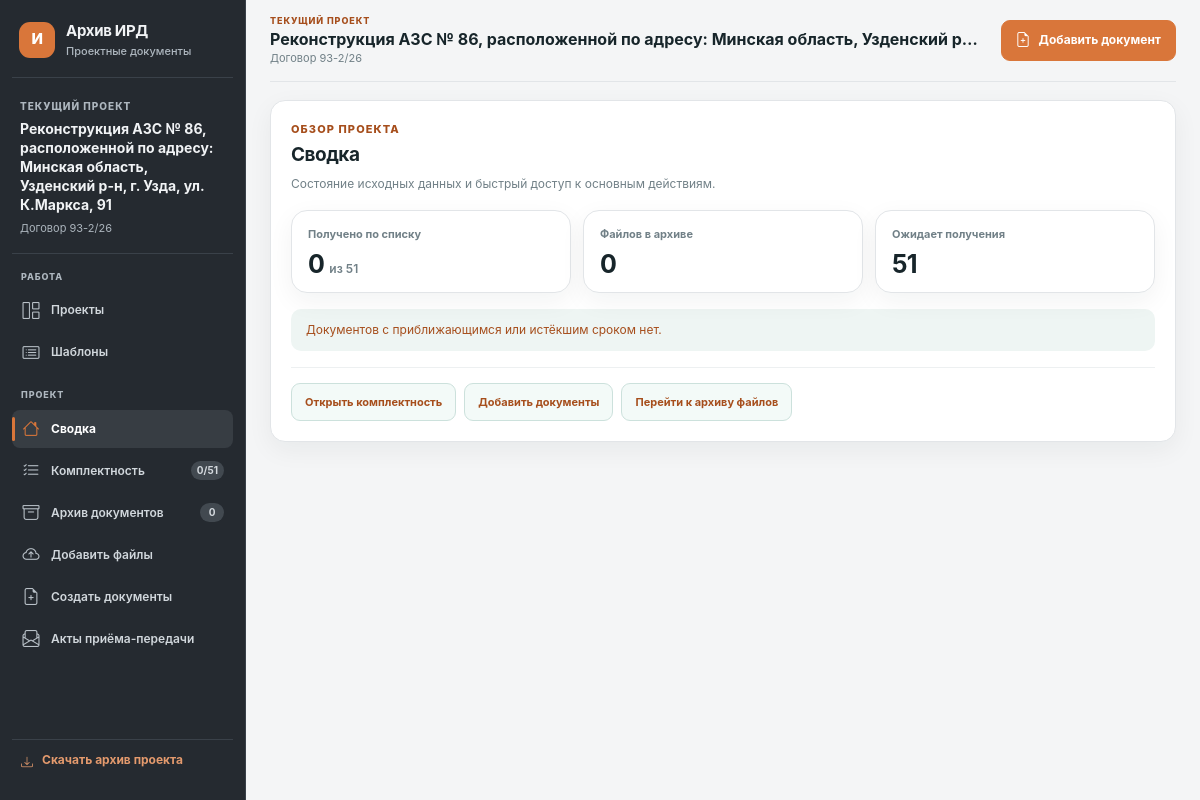
The app's page /objects/6 with its own data.
### tables this page shows
CREATE TABLE objects (
    id INTEGER PRIMARY KEY AUTOINCREMENT,
    contract_number TEXT NOT NULL,
    name TEXT NOT NULL,
    created_at TEXT NOT NULL DEFAULT CURRENT_TIMESTAMP
, template_id INTEGER, archived_at TEXT, customer TEXT NOT NULL DEFAULT '');

### app/web/routes.py (the view)
@bp.get("/objects/<int:object_id>")
def object_workspace(object_id: int):
    obj = ObjectRepository().get(object_id)
    if obj is None or obj["archived_at"]:
        abort(404)
    warning_days = current_app.config["EXPIRY_WARNING_DAYS"]
    documents = [attach_expiry(row, warning_days) for row in DocumentRepository().list_by_object(object_id)]
    checklist_repository = ChecklistRepository()
    checklist_repository.sync_documents_to_checklist(object_id, documents)
    checklist = checklist_repository.list_project_items(object_id)
    checklist = _attach_checklist_expiry(checklist, warning_days)
    archived_documents = [attach_expiry(row, warning_days) for row in DocumentRepository().list_archived_by_object(object_id)]
    alerts = [
        {"document": row, "expiry": row["expiry"]}
        for row in documents if row["expiry"]["key"] in {"expired", "expiring"}
    ]
    return render_template(
        "object.html",
        object=obj,
        documents=documents,
        archived_documents=archived_documents,
        checklist=checklist,
        templates=ChecklistRepository().list_templates(),
        alerts=alerts,
        missing_count=sum(row["status"] == "missing" for row in checklist),
        received_count=sum(row["status"] == "received" for row in checklist),
        warning_days=warning_days,
    )

### app/database.py (called while the page is built)
def get_db() -> sqlite3.Connection:
    if "db" not in g:
        g.db = sqlite3.connect(current_app.config["DATABASE_PATH"])
        g.db.row_factory = sqlite3.Row
        g.db.execute("PRAGMA foreign_keys = ON")
    return g.db

### app/repositories.py (called while the page is built)
    def get(self, object_id: int) -> Row | None:
        return get_db().execute(
            "SELECT * FROM objects WHERE id = ?", (object_id,)
        ).fetchone()

    def list_by_object(self, object_id: int, *, include_archived: bool = False) -> list[Row]:
        archived_filter = "" if include_archived else "AND archived_at IS NULL"
        return list(
            get_db().execute(
                f"""
                SELECT *
                FROM documents
                WHERE object_id = ? {archived_filter}
                ORDER BY created_at DESC, id DESC
                """,
                (object_id,),
            )
        )

    def list_archived_by_object(self, object_id: int) -> list[Row]:
        return list(get_db().execute(
            "SELECT * FROM documents WHERE object_id = ? AND archived_at IS NOT NULL ORDER BY archived_at DESC, id DESC",
            (object_id,),
        ))

    def list_templates(self) -> list[Row]:
        return list(
            get_db().execute(
                "SELECT * FROM checklist_templates ORDER BY name COLLATE NOCASE"
            )
        )

    def list_project_items(self, object_id: int) -> list[Row]:
        return list(
            get_db().execute(
                """
                SELECT checklist.*, documents.working_title AS linked_document_title,
                       documents.archived_at AS linked_document_archived_at
                FROM project_checklist_items AS checklist
                LEFT JOIN documents ON documents.id = checklist.document_id
                WHERE checklist.object_id = ?
                ORDER BY
                    CASE
                        WHEN checklist.status = 'received' THEN 0
                        WHEN documents.id IS NULL OR documents.archived_at IS NOT NULL THEN 1
                        ELSE 2
                    END,
                    checklist.sort_order,
                    checklist.id
                """,
                (object_id,),
            )
        )

### app/services/expiry.py (called while the page is built, shortened)
def parse_document_date(value: str | None) -> date | None:
    if not value:
        return None

### app/templates/object.html (shortened to what this page needs)
{% extends "base.html" %}
{% block content %}
<div class="project-workspace" data-project-workspace>
    <div class="project-workspace-main">
        <section class="workspace-tab-panel" data-workspace-panel="overview">
            <div class="workspace-panel-heading"><div><p class="eyebrow">ОБЗОР ПРОЕКТА</p><h2>Сводка</h2><p>Состояние исходных данных и быстрый доступ к основным действиям.</p></div></div>
            <div class="workspace-metrics"><article class="workspace-metric panel"><span>Получено по списку</span><strong>{{ received_count }} <small>из {{ checklist|length }}</small></strong></article><article class="workspace-metric panel"><span>Файлов в архиве</span><strong>{{ documents|length }}</strong></article><article class="workspace-metric panel"><span>Ожидает получения</span><strong>{{ missing_count }}</strong></article></div>
            {% if alerts %}<section class="alert-panel compact"><strong>Требуют внимания по срокам</strong><ul>{% for alert in alerts %}<li><a href="{{ url_for('web.document_detail', document_id=alert.document.id) }}">{{ alert.document.working_title or alert.document.original_filename }}</a><span class="expiry-{{ alert.expiry.key }}">{{ alert.expiry.label }}</span></li>{% endfor %}</ul></section>{% else %}<div class="notice workspace-clear-notice">Документов с приближающимся или истёкшим сроком нет.</div>{% endif %}
            <div class="workspace-quick-actions"><button type="button" class="secondary-button" data-open-tab="checklist">Открыть комплектность</button><button type="button" class="secondary-button" data-open-tab="upload">Добавить документы</button><button type="button" class="secondary-button" data-open-tab="documents">Перейти к архиву файлов</button></div>
        </section>
    </div>
</div>
{% endblock %}

### app/templates/base.html (shortened to what this page needs)
<!doctype html>
<html lang="ru">
<head>
    <link rel="stylesheet" href="{{ url_for('static', filename='styles.css') }}">
    <link rel="stylesheet" href="https://cdn.jsdelivr.net/npm/bootstrap-icons@1.11.3/font/bootstrap-icons.min.css">
</head>
<body>
    {% set active_project = object if object is defined and object else (project if project is defined and project else none) %}
    <div class="app-layout">
        <aside class="project-sidebar app-sidebar" id="app-sidebar" aria-label="Главное меню">
            <a class="brand app-sidebar-brand" href="{{ url_for('web.index') }}"><span class="brand-mark">И</span><span>Архив ИРД<small>Проектные документы</small></span></a>
            {% if active_project %}
            <div class="project-sidebar-identity"><span class="eyebrow">ТЕКУЩИЙ ПРОЕКТ</span><strong>{{ active_project.name }}</strong><span class="project-sidebar-contract">Договор {{ active_project.contract_number }}</span></div>
            {% else %}
            <div class="project-sidebar-identity"><span class="eyebrow">РАБОЧЕЕ ПРОСТРАНСТВО</span><strong>Архив исходных данных</strong><span class="project-sidebar-contract">Проектные документы</span></div>
            {% endif %}
            <nav class="project-side-nav" aria-label="Разделы приложения">
                <div class="project-nav-group"><span class="project-nav-caption">РАБОТА</span><a class="project-nav-item" href="{{ url_for('web.index') }}"><i class="project-nav-icon bi bi-grid-1x2" aria-hidden="true"></i><span>Проекты</span></a><a class="project-nav-item" href="{{ url_for('web.manage_templates') }}"><i class="project-nav-icon bi bi-card-list" aria-hidden="true"></i><span>Шаблоны</span></a></div>
                {% if active_project %}
                <div class="project-nav-group"><span class="project-nav-caption">ПРОЕКТ</span>
                    {% if request.endpoint == 'web.object_workspace' %}
                    <button type="button" class="project-nav-item" data-workspace-tab="overview" aria-selected="false"><i class="project-nav-icon bi bi-house" aria-hidden="true"></i><span>Сводка</span></button>
                    <button type="button" class="project-nav-item" data-workspace-tab="checklist" aria-selected="false"><i class="project-nav-icon bi bi-list-check" aria-hidden="true"></i><span>Комплектность</span><small>{{ received_count }}/{{ checklist|length }}</small></button>
                    <button type="button" class="project-nav-item" data-workspace-tab="documents" aria-selected="false"><i class="project-nav-icon bi bi-archive" aria-hidden="true"></i><span>Архив документов</span><small>{{ documents|length }}</small></button>
                    <button type="button" class="project-nav-item" data-workspace-tab="upload" aria-selected="false"><i class="project-nav-icon bi bi-cloud-arrow-up" aria-hidden="true"></i><span>Добавить файлы</span></button>
                    <button type="button" class="project-nav-item" data-workspace-tab="tools" aria-selected="false"><i class="project-nav-icon bi bi-file-earmark-plus" aria-hidden="true"></i><span>Создать документы</span></button>
                    <a class="project-nav-item" href="{{ url_for('web.project_acts', object_id=active_project.id) }}"><i class="project-nav-icon bi bi-envelope-paper" aria-hidden="true"></i><span>Акты приёма-передачи</span></a>
                    {% endif %}
                </div>
                {% endif %}
            </nav>
            {% if active_project %}<a class="project-sidebar-download" href="{{ url_for('web.export_object', object_id=active_project.id) }}"><i class="bi bi-download" aria-hidden="true"></i><span>Скачать архив проекта</span></a>{% endif %}
        </aside>
        <main class="page app-main">
            {% if active_project %}<header class="project-topbar"><div class="project-topbar-context"><span class="eyebrow">ТЕКУЩИЙ ПРОЕКТ</span><strong>{{ active_project.name }}</strong><small>Договор {{ active_project.contract_number }}</small></div><a class="project-topbar-add" href="{{ url_for('web.object_workspace', object_id=active_project.id, tab='upload') }}"><i class="bi bi-file-earmark-plus" aria-hidden="true"></i><span>Добавить документ</span></a></header>{% endif %}
            {% block content %}{% endblock %}
        </main>
    </div>
</body>
</html>

### records on screen
objects: name "Реконструкция АЗС № 86, расположенной по адресу: Минская область, Узденский р-н, г. Узда, ул. К.Маркса, 91", contract_number "93-2/26", name "Реконструкция АЗС № 86, расположенной по адресу: Минская область, Узденский р…"

### other values on screen
{{ received_count }} "0"
{{ checklist|length }} "51"
{{ documents|length }} "0"
{{ missing_count }} "51"
